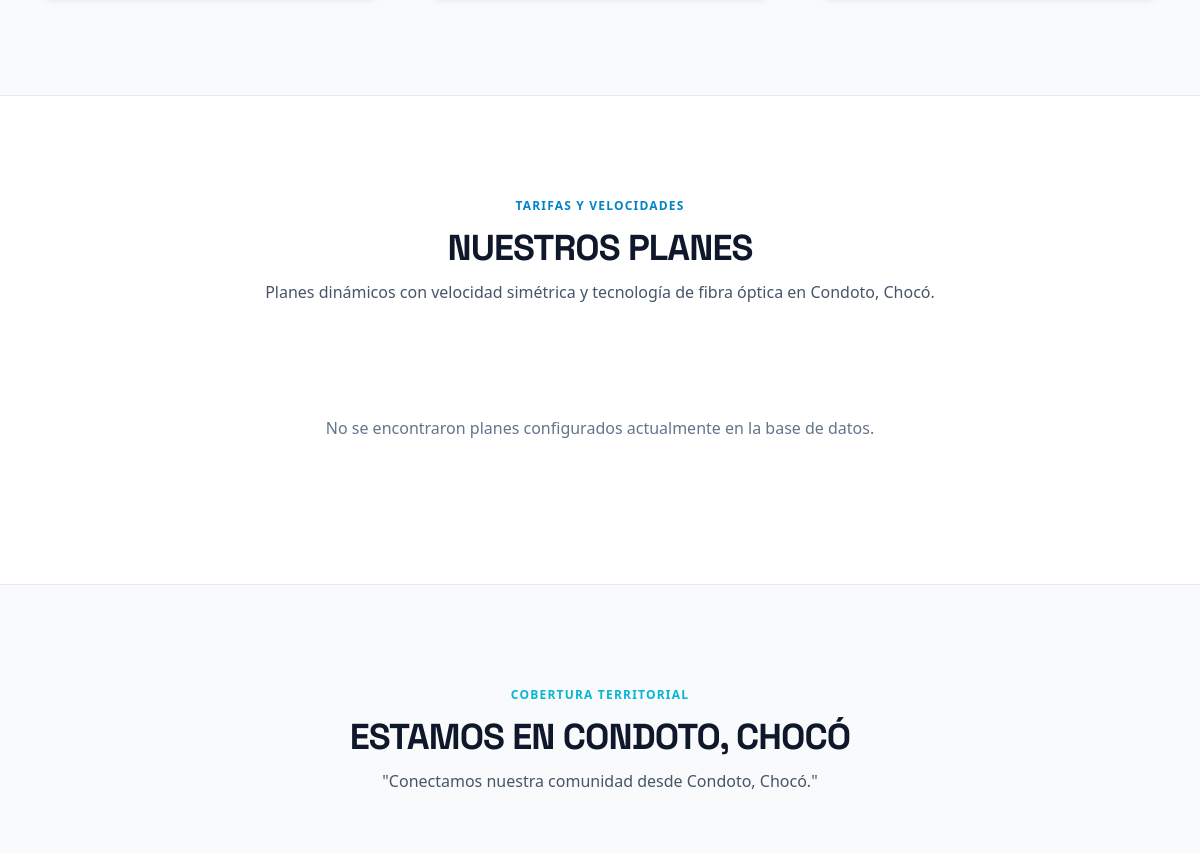
Before: / (middle part) with the older database file.
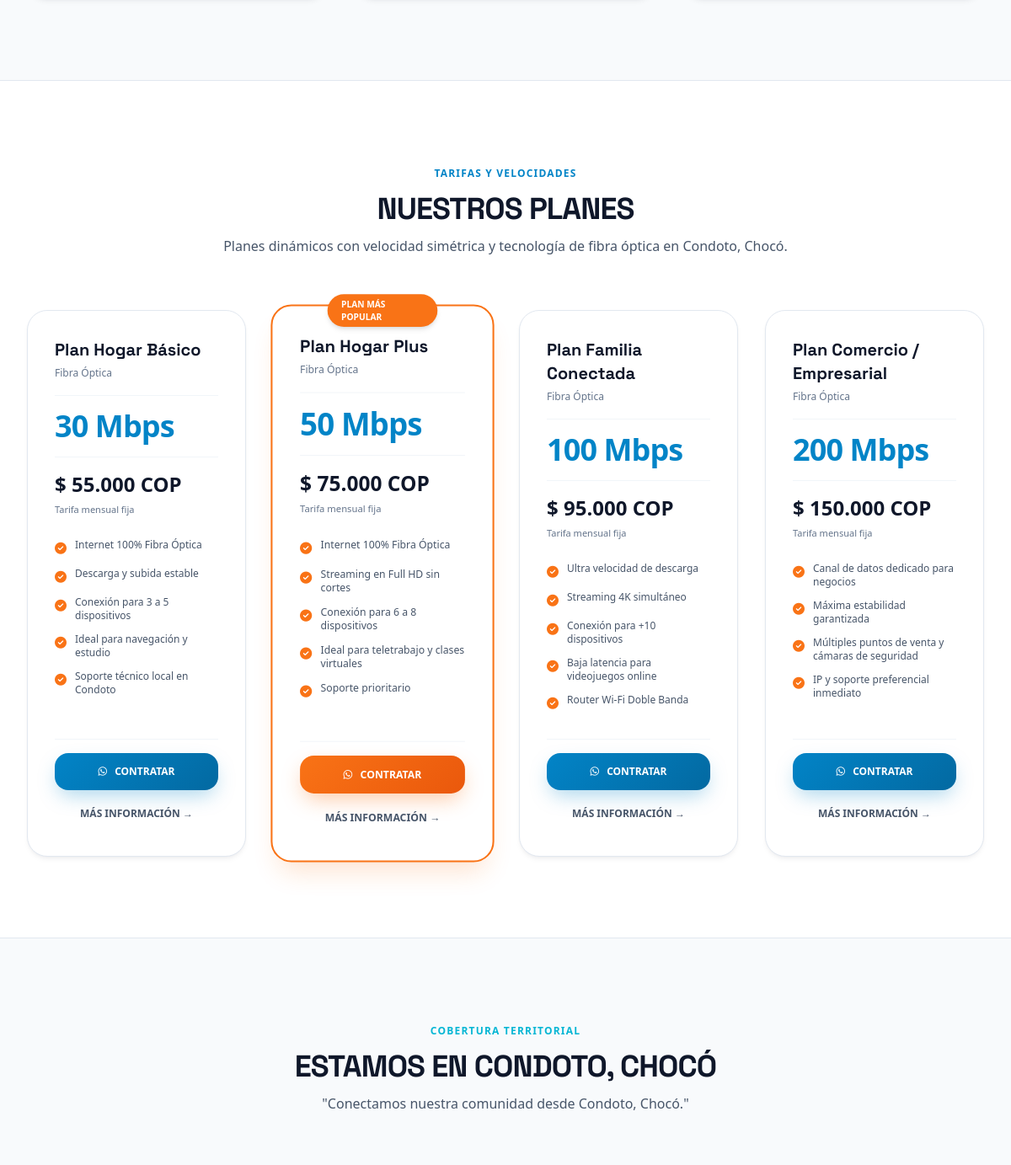
After: the same page with the newer database file.
### tables this page shows
CREATE TABLE IF NOT EXISTS `plans` (
    `id` INT AUTO_INCREMENT PRIMARY KEY,
    `name` VARCHAR(100) NOT NULL,
    `code` VARCHAR(50) NOT NULL UNIQUE,
    `speed` VARCHAR(50) NOT NULL,
    `price` DECIMAL(12, 2) NOT NULL,
    `technology` VARCHAR(50) DEFAULT 'Fibra Óptica',
    `features` TEXT NOT NULL,
    `is_featured` TINYINT(1) DEFAULT 0,
    `status` ENUM('active', 'inactive') DEFAULT 'active',
    `created_at` TIMESTAMP DEFAULT CURRENT_TIMESTAMP
);

### config/config.php (called while the page is built, shortened)
<?php
function getWhatsAppLink($custom_message = null) {
    $phone = COMPANY_WHATSAPP;
    if ($custom_message === null) {
        $custom_message = "Hola, me comunico desde la plataforma web de CORES COMUNICACIONES S.A.S. Deseo solicitar información sobre los servicios de Internet.";
    }
    return "https://wa.me/" . $phone . "?text=" . urlencode($custom_message);
}
function formatCOP($amount) {
    return '$ ' . number_format((float)$amount, 0, ',', '.') . ' COP';
}

### views/public/landing.php (the view, shortened to what this page needs)
<?php
require_once __DIR__ . '/../../config/config.php';
$db = getDBConnection();
$plans = [];
if ($db) {
    try {
        $stmt = $db->query("SELECT * FROM plans WHERE status = 'active' ORDER BY price ASC");
        $plans = $stmt->fetchAll();
    } catch (Exception $e) {
        $plans = [];
    }
}
?>
<section id="nosotros" class="py-24 bg-slate-50 border-b border-slate-200">
</section>
<section id="planes" class="py-24 bg-white border-b border-slate-200">
    <div class="max-w-7xl mx-auto px-4 sm:px-6 lg:px-8">
        <div class="text-center max-w-3xl mx-auto mb-16 space-y-3">
            <span class="text-xs font-bold text-cores-blue uppercase tracking-widest">TARIFAS Y VELOCIDADES</span>
            <h2 class="text-3xl sm:text-4xl font-extrabold text-slate-900 tracking-tight">
                NUESTROS PLANES
            </h2>
            <p class="text-slate-600 text-sm sm:text-base">
                Planes dinámicos con velocidad simétrica y tecnología de fibra óptica en Condoto, Chocó.
            </p>
        </div>
        <div class="grid md:grid-cols-2 lg:grid-cols-4 gap-8 items-stretch">
            <?php if (!empty($plans)): ?>
                <?php foreach ($plans as $plan):
                    $isFeatured = (bool)$plan['is_featured'];
                    $features = array_map('trim', explode(',', $plan['features']));
                    $planMsg = "Hola CORES COMUNICACIONES, deseo contratar el {$plan['name']} ({$plan['speed']}) por " . formatCOP($plan['price']) . " mensuales para Condoto.";
                ?>
                    <div class="<?= $isFeatured ? 'card-tech-featured' : 'card-tech' ?> p-8 flex flex-col justify-between">
                        <?php if ($isFeatured): ?>
                            <div class="absolute -top-3.5 left-1/2 -translate-x-1/2 bg-cores-orange text-white text-[10px] font-black uppercase px-4 py-1 rounded-full shadow-md">
                                PLAN MÁS POPULAR
                            </div>
                        <?php endif; ?>
                        <div>
                            <div class="mb-4">
                                <h3 class="text-xl font-bold text-slate-900"><?= htmlspecialchars($plan['name']) ?></h3>
                                <span class="text-xs text-slate-500 font-medium"><?= htmlspecialchars($plan['technology'] ?? 'Fibra Óptica') ?></span>
                            </div>
                            <div class="py-4 my-4 border-y border-slate-100 flex items-baseline gap-2">
                                <span class="text-4xl font-black text-cores-blue tracking-tight"><?= htmlspecialchars($plan['speed']) ?></span>
                            </div>
                            <div class="mb-6">
                                <div class="text-2xl font-black text-slate-900"><?= formatCOP($plan['price']) ?></div>
                                <span class="text-[11px] text-slate-500">Tarifa mensual fija</span>
                            </div>
                            <ul class="space-y-3 text-xs text-slate-600 mb-8">
                                <?php foreach ($features as $feat): ?>
                                    <li class="flex items-start gap-2.5">
                                        <i class="fa-solid fa-circle-check text-cores-orange text-sm mt-0.5"></i>
                                        <span><?= htmlspecialchars($feat) ?></span>
                                    </li>
                                <?php endforeach; ?>
                            </ul>
                        </div>
                        <div class="space-y-2.5 pt-4 border-t border-slate-100">
                            <a href="<?= getWhatsAppLink($planMsg) ?>" target="_blank" class="<?= $isFeatured ? 'btn-cores-primary' : 'btn-cores-blue' ?> block w-full py-3.5 text-center text-xs font-bold">
                                <i class="fa-brands fa-whatsapp mr-1.5"></i> CONTRATAR
                            </a>
                            <a href="<?= getWhatsAppLink("Hola, deseo más información sobre el " . $plan['name']) ?>" target="_blank" class="block w-full py-2.5 text-center text-xs text-slate-600 hover:text-cores-blue font-semibold">
                                MÁS INFORMACIÓN &rarr;
                            </a>
                        </div>
                    </div>
                <?php endforeach; ?>
            <?php else: ?>
                <div class="col-span-4 text-center py-12 text-slate-500">
                    <p>No se encontraron planes configurados actualmente en la base de datos.</p>
                </div>
            <?php endif; ?>
        </div>
    </div>
</section>
<section id="ubicacion" class="py-24 bg-slate-50 border-b border-slate-200">
    <div class="max-w-7xl mx-auto px-4 sm:px-6 lg:px-8">
        <div class="text-center max-w-3xl mx-auto mb-16 space-y-3">
            <span class="text-xs font-bold text-cores-cyan uppercase tracking-widest">COBERTURA TERRITORIAL</span>
            <h2 class="text-3xl sm:text-4xl font-extrabold text-slate-900 tracking-tight">
                ESTAMOS EN CONDOTO, CHOCÓ
            </h2>
            <p class="text-slate-600 text-sm sm:text-base">
                "Conectamos nuestra comunidad desde Condoto, Chocó."
            </p>
        </div>
    </div>
</section>

### views/layouts/header.php (shortened to what this page needs)
<?php
require_once __DIR__ . '/../../config/config.php';
?>
<!DOCTYPE html>
<html lang="es" class="scroll-smooth">
<head>
    <script src="https://cdn.tailwindcss.com"></script>
    <link rel="stylesheet" href="https://cdnjs.cloudflare.com/ajax/libs/font-awesome/6.4.0/css/all.min.css">
    <link rel="stylesheet" href="https://unpkg.com/leaflet@1.9.4/dist/leaflet.css" />
    <link rel="stylesheet" href="assets/css/style.css">
</head>
<body class="bg-slate-50 text-slate-900 font-sans antialiased flex flex-col min-h-screen">

### index.php (shortened to what this page needs)
<?php
require_once __DIR__ . '/config/config.php';
$view = $_GET['view'] ?? 'home';
require_once __DIR__ . '/views/layouts/header.php';
if ($view === 'login') {
    require_once __DIR__ . '/views/auth/login.php';
} elseif ($view === 'client_portal') {
    require_once __DIR__ . '/views/client/portal.php';
} else {
    require_once __DIR__ . '/views/public/landing.php';
}
require_once __DIR__ . '/views/layouts/footer.php';

### views/layouts/footer.php (shortened to what this page needs)
<?php
require_once __DIR__ . '/../../config/config.php';
?>
</body>
</html>

### assets/css/style.css (style rules this page uses)
:root { --color-blue-dark: #0B132B; --color-blue-navy: #0F172A; --color-blue-primary: #0284C7; --color-cyan-light: #06B6D4; --color-orange-primary: #F97316; --color-orange-dark: #EA580C; }
body { font-family: 'Plus Jakarta Sans', -apple-system, BlinkMacSystemFont, 'Segoe UI', Roboto, sans-serif; color: #1E293B; background-color: #F8FAFC; overflow-x: hidden; }
h1, h2, h3, .font-heading { font-family: 'Space Grotesk', 'Plus Jakarta Sans', sans-serif; }
.btn-cores-primary { background: linear-gradient(135deg, #F97316 0%, #EA580C 100%); color: #FFFFFF; font-weight: 700; border-radius: 1rem; box-shadow: 0 10px 25px -5px rgba(249, 115, 22, 0.4); transition: all 0.25s cubic-bezier(0.4, 0, 0.2, 1); }
.btn-cores-blue { background: linear-gradient(135deg, #0284C7 0%, #0369A1 100%); color: #FFFFFF; font-weight: 700; border-radius: 1rem; box-shadow: 0 10px 25px -5px rgba(2, 132, 199, 0.35); transition: all 0.25s cubic-bezier(0.4, 0, 0.2, 1); }
.card-tech { background: #FFFFFF; border: 1px solid #E2E8F0; border-radius: 1.5rem; box-shadow: 0 4px 6px -1px rgba(15, 23, 42, 0.05), 0 2px 4px -2px rgba(15, 23, 42, 0.05); transition: all 0.3s cubic-bezier(0.4, 0, 0.2, 1); }
.card-tech-featured { background: #FFFFFF; border: 2px solid #F97316; border-radius: 1.5rem; box-shadow: 0 20px 30px -10px rgba(249, 115, 22, 0.2); position: relative; transform: scale(1.02); }

Changed rows visible on the page:
added plans: name "Plan Hogar Básico", technology "Fibra Óptica", speed "30 Mbps", price "$ 55.000 COP", features "Internet 100% Fibra Óptica", features "Descarga y subida estable", features "Conexión para 3 a 5 dispositivos", features "Ideal para navegación y estudio", features "Soporte técnico local en Condoto"
added plans: is_featured "PLAN MÁS POPULAR", name "Plan Hogar Plus", technology "Fibra Óptica", speed "50 Mbps", price "$ 75.000 COP", features "Internet 100% Fibra Óptica", features "Streaming en Full HD sin cortes", features "Conexión para 6 a 8 dispositivos", features "Ideal para teletrabajo y clases virtuales", features "Soporte prioritario"
added plans: name "Plan Familia Conectada", technology "Fibra Óptica", speed "100 Mbps", price "$ 95.000 COP", features "Ultra velocidad de descarga", features "Streaming 4K simultáneo", features "Conexión para +10 dispositivos", features "Baja latencia para videojuegos online", features "Router Wi-Fi Doble Banda"
added plans: name "Plan Comercio / Empresarial", technology "Fibra Óptica", speed "200 Mbps", price "$ 150.000 COP", features "Canal de datos dedicado para negocios", features "Máxima estabilidad garantizada", features "Múltiples puntos de venta y cámaras de seguridad", features "IP y soporte preferencial inmediato"
Other visible differences:
text no longer shown: "No se encontraron planes configurados actualmente en la base de datos."
